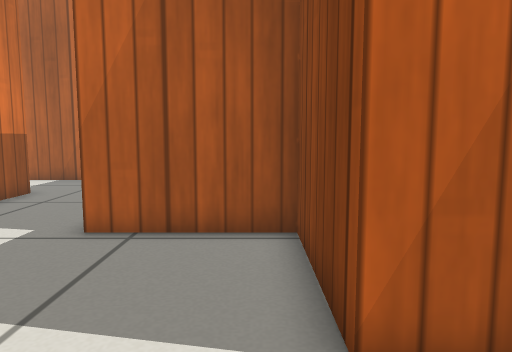
View 1 (above)

16 first-person views from a walk through a world built for the Gazebo simulator. The camera is 0.49 m above the floor, tilts 6° down and sees 70° across. The floor is counted in squares, 0.25 m on a side. Each view is taken from the middle of a square. On the plan, view 1 faces up. The plan holds only what a view shows up to about 19 squares ahead; the rest is blank. Gazebo's built-in surfaces are drawn with simple patterns.

View 2
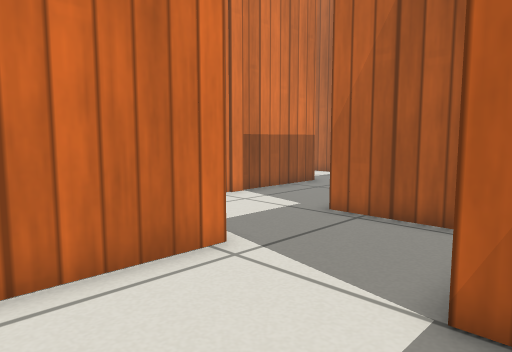

View 3
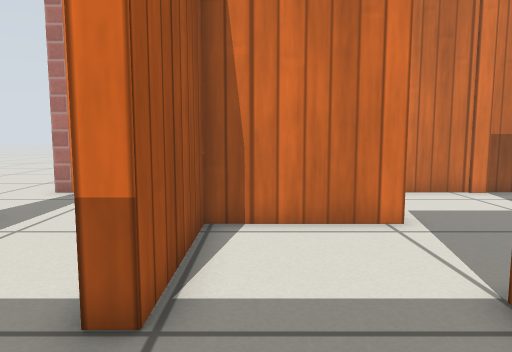

View 4
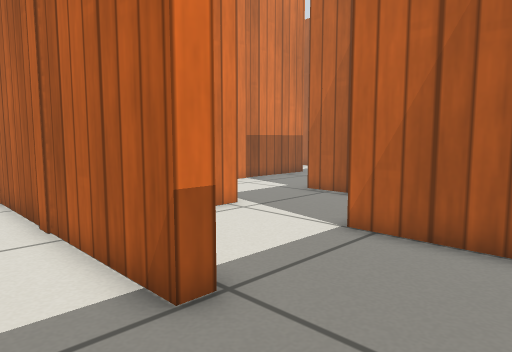

View 5
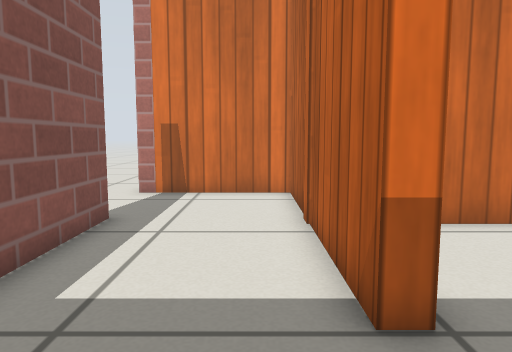

View 6
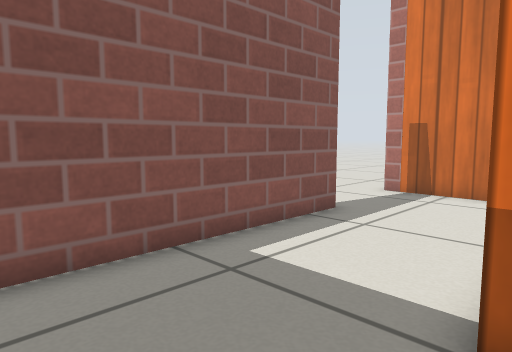

View 7
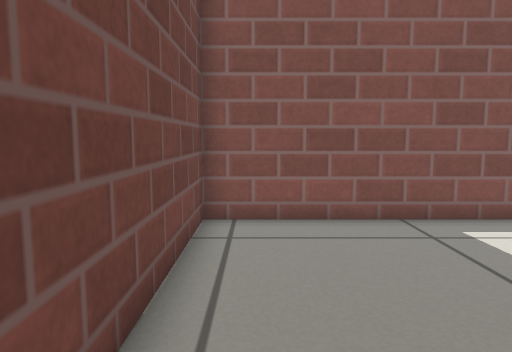

View 8
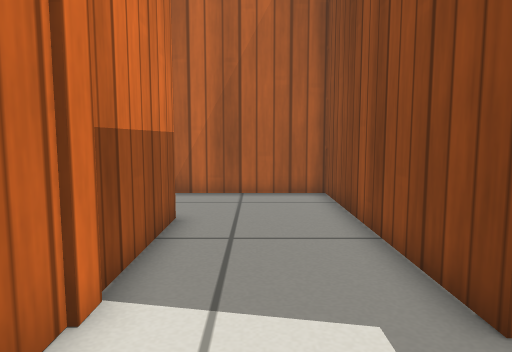

View 9
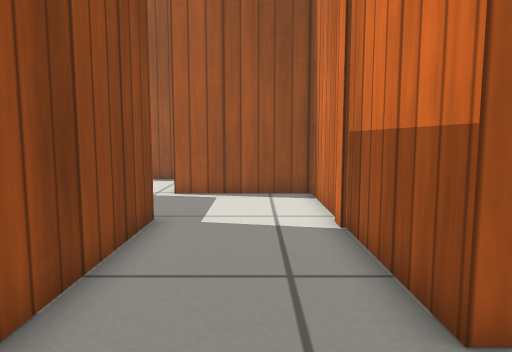

View 10
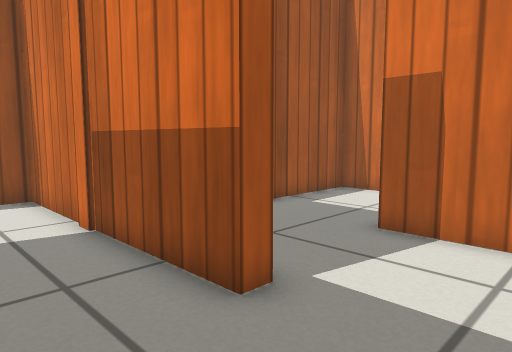

View 11
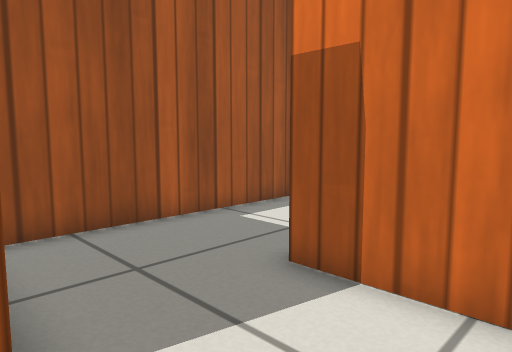

View 12
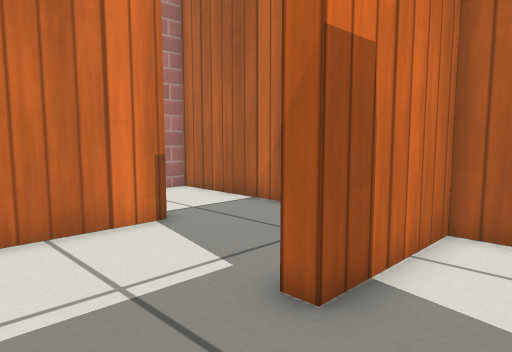

View 13
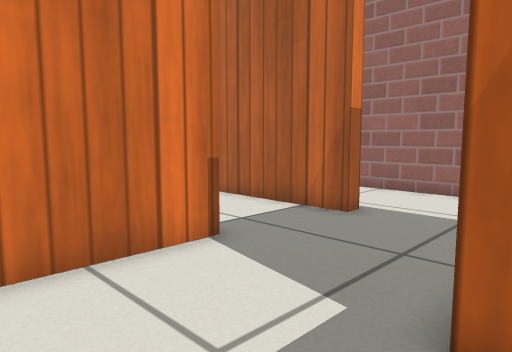

View 14
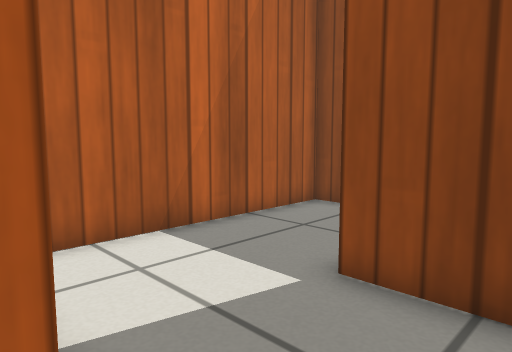

View 15
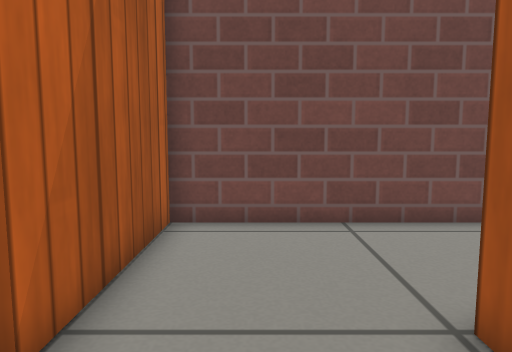

View 16
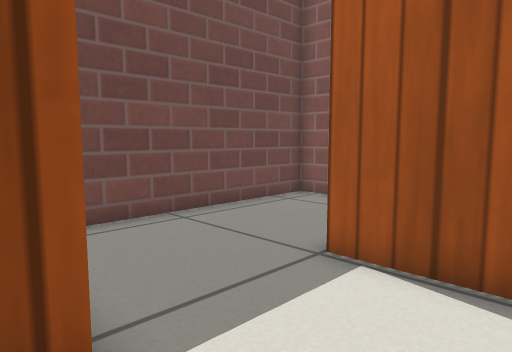

### Floor plan
Points are (right, up) in squares from view 1. A wall is a line through its corners. A room is listed if a view was taken in it or the views show most of it. See-through windows are left out.
Room 1 (views 1, 15)
walls: (-3.2, 2.4) (-3.2, -1.2) (1.5, -1.2)
ways out: opening at (1, 1) to room 2; opening at (-1, 3) to room 6
Room 2 (views 2, 3, 6, 7)
walls: (1.5, -1.2) (1.5, -1.8); (6.3, -2.4) (6.3, 3) (0.8, 3)
ways out: opening at (1, 1) to room 1; opening at (3.5, -1.5) to room 3
Room 3 (views 4, 5)
walls: (-3.8, -6.6) (6.3, -6.6) (6.3, -2.4); (1.5, -1.8) (-8, -1.8) (-8, -7.2)
ways out: opening at (3.5, -1.5) to room 2; opening at (-5.5, -7)
Room 4 (views 8, 9, 10)
walls: (-2.6, 7.4) (-3.6, 7.4) (-3.6, 16.8) (-7.5, 16.8); (-8, 12.8) (-8, 3.4) (-3.2, 3.4)
ways out: opening at (-8, 14.5) to room 5; opening at (-3, 5.5) to room 6
Room 5 (views 11, 12, 13, 14)
walls: (-8.6, 10.6) (-8.6, 12.8) (-8, 12.8); (-13.5, 8.2) (-9.3, 8.2); (-7.5, 16.8) (-12.4, 16.8) (-12.4, 12.4) (-13, 12.4)
ways out: opening at (-8, 14.5) to room 4; opening at (-12.5, 10.5) to room 7
Room 6 (view 16)
walls: (0.8, 3) (0.8, 7.4) (-2.6, 7.4); (-3.2, 3.4) (-3.2, 2.4)
ways out: opening at (-1, 3) to room 1; opening at (-3, 5.5) to room 4
Room 7 (no view inside)
walls: (-17.6, 12.6) (-17.6, 8.2) (-13.5, 8.2)
ways out: opening at (-12.5, 10.5) to room 5; opening at (-15.5, 13)

Where each view was taken, in squares from view 1:
view 1: 0 up, 0 right, facing up
view 2: 1 down, 2 right, facing up-left
view 3: 0 up, 5 right, facing left
view 4: 4 down, 5 right, facing up-left
view 5: 3 down, 5 right, facing left
view 6: 1 down, 5 right, facing down-left
view 7: 2 up, 5 right, facing down
view 8: 4 up, 6 left, facing up
view 9: 16 up, 6 left, facing down
view 10: 16 up, 5 left, facing down-left
view 11: 16 up, 8 left, facing down-left
view 12: 9 up, 10 left, facing up-left
view 13: 9 up, 12 left, facing up-left
view 14: 10 up, 13 left, facing up-right
view 15: 1 up, 2 left, facing right
view 16: 4 up, 2 left, facing down-right
